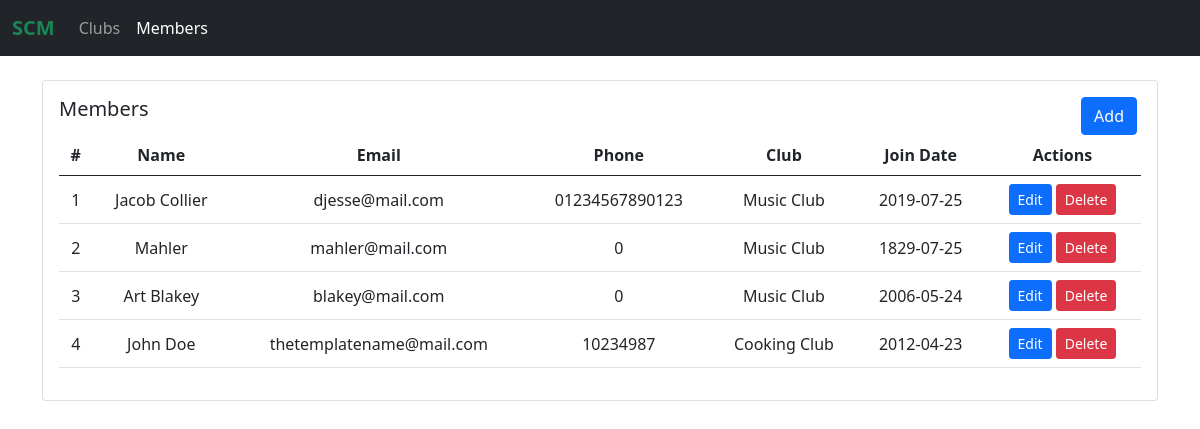
Screenshot of /source_code/member.php with the database file from the repository.
### tables this page shows
CREATE TABLE `members` (
  `id` int(11) NOT NULL,
  `name` varchar(100) NOT NULL,
  `email` varchar(100) NOT NULL,
  `phone` varchar(15) NOT NULL,
  `join_date` date NOT NULL,
  `id_club` int(11) NOT NULL
);

CREATE TABLE `clubs` (
  `id_club` int(11) NOT NULL,
  `club_name` varchar(50) NOT NULL
);

### source_code/controllers/Member.controller.php (called while the page is built, shortened)
<?php
include_once("models/Member.class.php");
include_once("views/Member.view.php");
class MemberController {
    private $member;
    function __construct() {
        $this->member = new Member(Conf::$db_host, Conf::$db_user, Conf::$db_pass, Conf::$db_name);
    }
    public function showTable() {
        $this->member->open();
        $this->member->getMember();
        $data = array('member' => array());
        while ($row = $this->member->getResult()) {
            array_push($data['member'], $row);
        }
        $view = new MemberView();
        $view->renderTable($data);
    }
}

### source_code/models/DB.class.php (called while the page is built, shortened)
<?php
class DB
{
    var $db_host = "";
    var $db_user = "";
    var $db_pass = "";
    var $db_name = "";
    var $db_link;
    function __construct($db_host, $db_user, $db_pass, $db_name)
    {
        $this->db_host = $db_host;
        $this->db_user = $db_user;
        $this->db_pass = $db_pass;
        $this->db_name = $db_name;
    }
    function open()
    {
        $this->db_link = mysqli_connect($this->db_host, $this->db_user, $this->db_pass, $this->db_name);
    }
    function execute($query)
    {
        $this->result = mysqli_query($this->db_link, $query);
        return $this->result;
    }
}
?>

### source_code/models/Member.class.php (called while the page is built, shortened)
<?php
class Member extends DB {
    function getMember() {
        $query = "SELECT * FROM members JOIN clubs ON members.id_club = clubs.id_club ORDER BY members.id_club";
        return $this->execute($query);
    }
}

### source_code/views/Member.view.php (the view, shortened to what this page needs)
<?php
class MemberView {
    public function renderTable($data) {
        $tableHeader = '<tr>
            <th>#</th>
            <th>Name</th>
            <th>Email</th>
            <th>Phone</th>
            <th>Club</th>
            <th>Join Date</th>
            <th>Actions</th>
        </tr>';
        $tableBody = null;
        $no = 1;
        foreach ($data['member'] as $val) {
            list($id, $name, $email, $phone, $join_date, $id_club) = $val;
            $club_name = $val['club_name'];
            $tableBody .= '<tr>
                <td>'.$no++.'</td>
                <td class="main-value">'.$name.'</td>
                <td>'.$email.'</td>
                <td>'.$phone.'</td>
                <td>'.$club_name.'</td>
                <td>'.$join_date.'</td>
                <td>
                    <a href="member.php?edit='.$id.'" class="btn btn-sm btn-primary edit-btn">Edit</a>
                    <a href="member.php?delete='.$id.'" class="btn btn-sm btn-danger delete-btn">Delete</a>
                </td>
            </tr>';
        }
    }
}

### source_code/member.php
<?php
include_once("models/Template.class.php");
include_once("models/DB.class.php");
include_once("controllers/Member.controller.php");
$member = new MemberController();
if (isset($_POST['add_member'])) {
    $member->add($_POST);
    header("location:member.php");
}
else if (isset($_POST['edit_member'])) {
    $member->edit($_POST['id'], $_POST);
    header("location:member.php");
}
else if (!empty($_GET['delete'])) {
    $member->delete($_GET['delete']);
    header("location:member.php");
}
else if (!empty($_GET['edit'])) {
    $member->showEdit($_GET['edit']);
}
else if (isset($_GET['add'])) {
    $member->showAdd();
}
else {
    $member->showTable();
}

### source_code/models/Template.class.php (shortened to what this page needs)
<?php
class Template
{
    var $content = '';
    function __construct($filename='')
    {
        $this->content = implode('', @file($filename));
    }
    function clear()
    {
        $this->content = preg_replace("/DATA_[A-Z|_|0-9]+/", "", $this->content);
    }
    function write()
    {
        print $this->content;
    }
    function replace($old = '', $new = '')
    {
        if (is_int($new)) {
            $value = sprintf("%d", $new);
        }
        elseif (is_float($new)) {
            $value = sprintf("%f", $new);
        }
        elseif (is_array($new)) {
            $value = '';
            foreach ($new as $item) {
                $value .= $item. ' ';
            }
        }
        else {
            $value = $new;
        }
        $this->content = preg_replace("/$old/", $value, $this->content);
    }
}
?>

### rows the page displays
members: name "Jacob Collier", email "djesse@mail.com", phone "01234567890123", id_club.club_name "Music Club", join_date "2019-07-25"
members: name "Mahler", email "mahler@mail.com", phone "0", id_club.club_name "Music Club", join_date "1829-07-25"
members: name "Art Blakey", email "blakey@mail.com", phone "0", id_club.club_name "Music Club", join_date "2006-05-24"
members: name "John Doe", email "thetemplatename@mail.com", phone "10234987", id_club.club_name "Cooking Club", join_date "2012-04-23"

### other values shown
$this->content "SCM Clubs Members Members Add"
